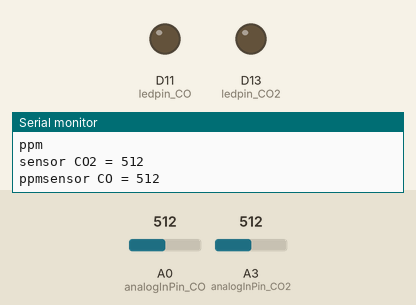
Bench run of a program on a simulated Arduino Due. On the bench: output pins drawn as LEDs (lit = HIGH), the last lines printed to the serial monitor. The inputs (shaded band) are chosen by the test bench; at power-on: A0 (analogInPin_CO) = 512, A3 (analogInPin_CO2) = 512.

Above: at 1.2 s.
1.3 s: A0 (analogInPin_CO) set to 593
2.8 s: A0 (analogInPin_CO) set to 614
At 4.0 s:
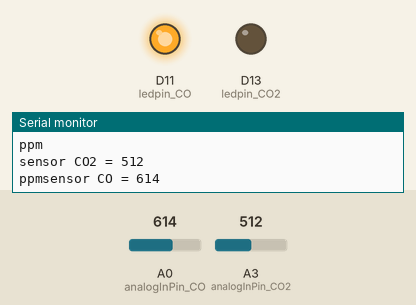
4.3 s: A3 (analogInPin_CO2) set to 592
5.8 s: A3 (analogInPin_CO2) set to 614
At 6.2 s:
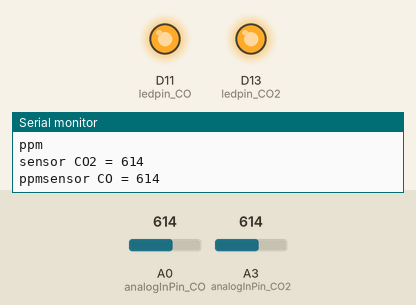
7.3 s: A0 (analogInPin_CO) set to 590
At 8.1 s:
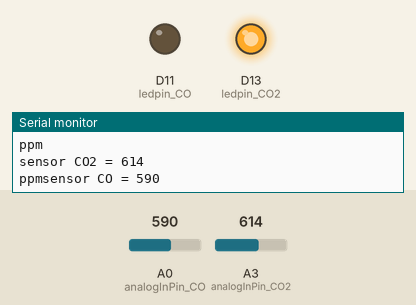
8.9 s: A0 (analogInPin_CO) set to 610
At 9.4 s:
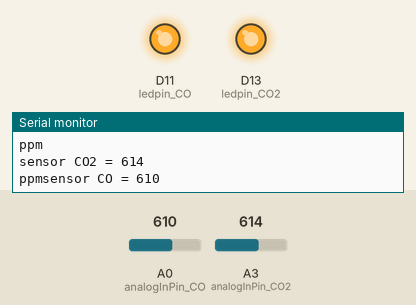
Timing chart, 0 to 11.4 s (numbered marks = the images above; inputs shaded):
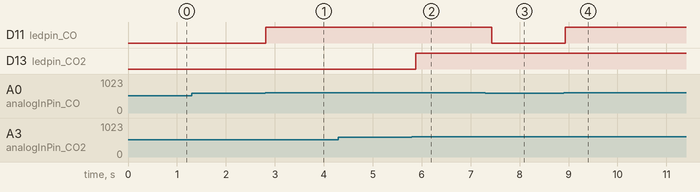

Measured:
- the behaviour switches between 599 and 600 on A0 (analogInPin_CO) (found by bisection; images 0 and 1)
- the behaviour switches between 599 and 600 on A3 (analogInPin_CO2) (found by bisection; images 1 and 2)
- after the input at 2.8 s, D11 (ledpin_CO): LOW → HIGH at once
- after the input at 5.8 s, D13 (ledpin_CO2): LOW → HIGH after 0.07 s
- after the input at 7.3 s, D11 (ledpin_CO): HIGH → LOW after 0.13 s
- after the input at 8.9 s, D11 (ledpin_CO): LOW → HIGH at once

The program:

main.cpp
```cpp
#include <Arduino.h>

const int analogInPin_CO = A0;                 // Analog Input
const int analogInPin_CO2 = A3;                // Define which analog input channel you are going to use
const int ledpin_CO = 11;                      // RED LED
const int ledpin_CO2 = 13;                     // RED LED

int sensorValue_CO = 0;
int sensorValue_CO2 = 0;

void setup()
{
  // put your setup code here, to run once:
  Serial.begin(9600);
  pinMode(ledpin_CO, OUTPUT);
  pinMode(ledpin_CO2, OUTPUT);
}

void loop()
{
  // put your main code here, to run repeatedly:
  sensorValue_CO = analogRead(analogInPin_CO);     // read analog input pin 0
  sensorValue_CO2 = analogRead(analogInPin_CO2);   // read analog input pin 0

  if (sensorValue_CO >= 600)                    // A definir (valeur critique)
  {
    digitalWrite(ledpin_CO, HIGH);
    delay(50);
  }
  else
  {
    digitalWrite(ledpin_CO, LOW);
  }

  if (sensorValue_CO2 >= 600)                    // A definir (valeur critique)
  {
    digitalWrite(ledpin_CO2, HIGH);
    delay(50);
  }
  else
  {
    digitalWrite(ledpin_CO2, LOW);
  }

  Serial.print ("sensor CO = ");
  Serial.println(sensorValue_CO, DEC);         // prints the value read
  Serial.print( "ppm" );

  Serial.print("\n");
  Serial.print ("sensor CO2 = ");
  Serial.println(sensorValue_CO2, DEC);         // prints the value read
  Serial.print( "ppm" );

  delay(100);                               // wait 100ms for next reading
}
```

Easy_IoT.cpp
```cpp
/*
    #include <Arduino.h>
    #include "DFRobot_WiFi_IoT_Module.h"
    #include <SoftwareSerial.h>
    int Relay = 3;

    DFRobot_WiFi_IoT_Module_I2C IoT;
    DFRobot_WiFi_IoT_Module_I2C IoT;

    const char *WIFI_SSID = "hitest";
    const char *WIFI_PASSWORD = "12345678";

    const char *EASY_IOT_SERVER = "iot.dfrobot.com.cn";
    const char *EASY_IOT_PORT = "1883";
    const char *EASY_IOT_ID = "smofVJDMR";
    const char *EASY_IOT_PWD = "ymoBVJvMgz";
    const char *SUBSCRIBE_TOPIC = "9qnYVJDMR";
    const char *PUBLISH_TOPIC = "9qnYVJDMR";
    const char *EASY_IOT_SEND_MESSAGE = "Send_Message";

    String data = "0";
    void callback(const char*topic,const char*message)
    {
     Serial.println("Receive [ " + (String)topic + "]," + "Message : " + (String)message);
     data = (String)message;
    }

    float getSensorCO()
    {
      uint16_t val;
      val = analogRead(A0);
      return val;
    }

    void setup(void){
      Serial.begin(115200);

      while(IoT.begin() != 0){
        Serial.println("init ERROR!!!!");
        delay(100);
      }
      Serial.println("init Success");

      while(IoT.connectWifi(WIFI_SSID, WIFI_PASSWORD) != 0){
        Serial.print(".");
        delay(100);
      }
      Serial.println("Wifi Connect SUccess");

      while(IoT.MQTTBegin(EASY_IOT_SERVER, EASY_IOT_PORT, EASY_IOT_ID, EASY_IOT_PWD) != 0){
        Serial.print(".");
        delay(100);
      }
      Serial.println("MQTT Connect Success");

      IoT.setCallBack(callback);

      while(IoT.subscribe(SUBSCRIBE_TOPIC) != 0){
        Serial.print(".");
        delay(100);
      }
      Serial.println("Subscribe Topic Success");

      pinMode(13, OUTPUT);
      digitalWrite(13, HIGH);
      pinMode(Relay, OUTPUT);
    }
    }

*/
```

Main2_MQ9.cpp
```cpp
/*
#include <Arduino.h>


 MQ9
 modified on 24 Nov 2021
 by Charbonnier Gaetan


void setup()
{
    Serial.begin(9600);
}
void loop()
{
    float sensor_volt;
    float RS_gas;
    float ratio;
    float ratiox;
    float ppm;
    //-Replace the name "R0" with the value of R0 in the demo of First Test -/
    float R0 = 39.5;
    int sensorValue = analogRead(A0);
    sensor_volt = ((float)sensorValue / 1024) * 5.0;
    RS_gas = (5.0 - sensor_volt) / sensor_volt; // Depend on RL on yor module
    ratio = RS_gas / R0;                        // ratio = RS/R0
    ratiox = pow(ratio,-2.625);
    ppm = (3572.6*ratiox);
                                                //------------------------------------------------------------/

    Serial.print("sensor_volt = ");
    Serial.println(sensor_volt);
    Serial.print("RS_ratio = ");
    Serial.println(RS_gas);
    Serial.print("Rs/R0 = ");
    Serial.println(ratio);
    Serial.print("\n\n");
    Serial.print("SensorValue = ");
    Serial.println(sensorValue);
    Serial.print("ppm = ");
    Serial.println(ppm);
    delay(1000);
}
*/
```

Main3_MQ9.cpp
```cpp
/*
#include <Arduino.h>


 MQ9
 modified on 24 Nov 2021
 by Charbonnier Gaetan


int LED = 13;
int GASA0 = A0;
int GASA1 = A1;
int gasvalue;

void setup()
{
    Serial.begin(9600);
    pinMode(LED, OUTPUT);
}

void loop()
{
    int alarm = 0;
    float sensor_volt;
    float RS_gas;
    float ratio;
    //-Replace the name "R0" with the value of R0 in the demo of First Test -/
    float R0 = 0.91; //Resistance du capteur en concentration de 1000ppm de GPL
    int sensorValue = analogRead(A0);
    sensor_volt = ((float)sensorValue / 1024) * 5.0;
    RS_gas = (5.0 - sensor_volt) / sensor_volt; // RS Resistance interne du capteur
    ratio = RS_gas / R0;                        // ratio = RS/R0

    ppm = *ratio/
                                                //------------------------------------------------------------/
    Serial.print("sensor_volt = ");
    Serial.println(sensor_volt);
    Serial.print("RS_ratio = ");
    Serial.println(RS_gas);
    Serial.print("Rs/R0 = ");
    Serial.println(ratio);
    Serial.print("\n\n");
    if (alarm == 0)
        digitalWrite(LED, HIGH);
    else if (alarm == 1)
        digitalWrite(LED, LOW);
    delay(1000);
}
*/
```

main1_MQ9.cpp
```cpp
/*
#include <Arduino.h>

const int analogInPin = A0;                 // Analog Input
const int ledpin = 13;                      // RED LED

int sensorValue = 0;

void setup()
{
  // put your setup code here, to run once:
  Serial.begin(9600);
  pinMode(ledpin, OUTPUT);
}

void loop()
{
  // put your main code here, to run repeatedly:
  sensorValue = analogRead(analogInPin);     // read analog input pin 0

  if (sensorValue >= 600)                    // A definir (valeur critique)
  {
    digitalWrite(ledpin, HIGH);
    delay(50);
  }
  else
  {
    digitalWrite(ledpin, LOW);
  }

  Serial.print ("sensor = ");
  Serial.print("\n");
  Serial.println(sensorValue, DEC);         // prints the value read
  Serial.print( "ppm" );

  delay(100);                               // wait 100ms for next reading
}
*/
```
